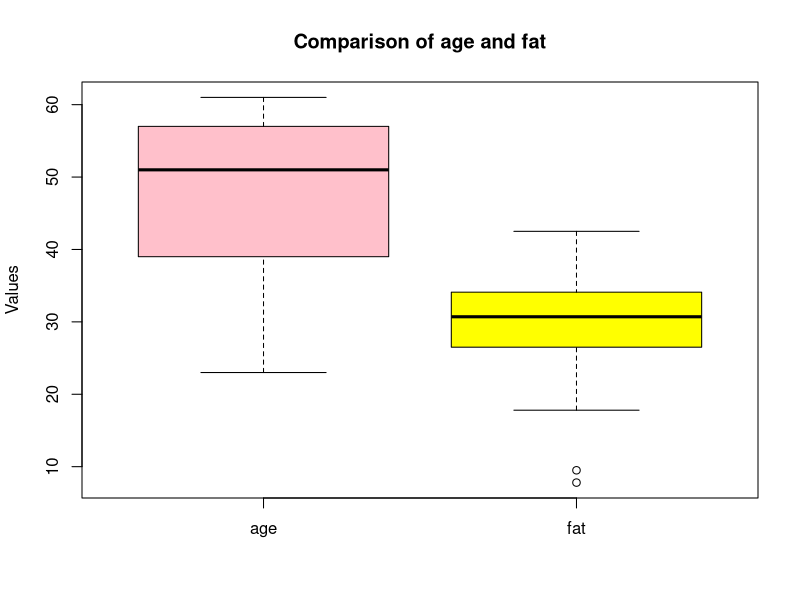
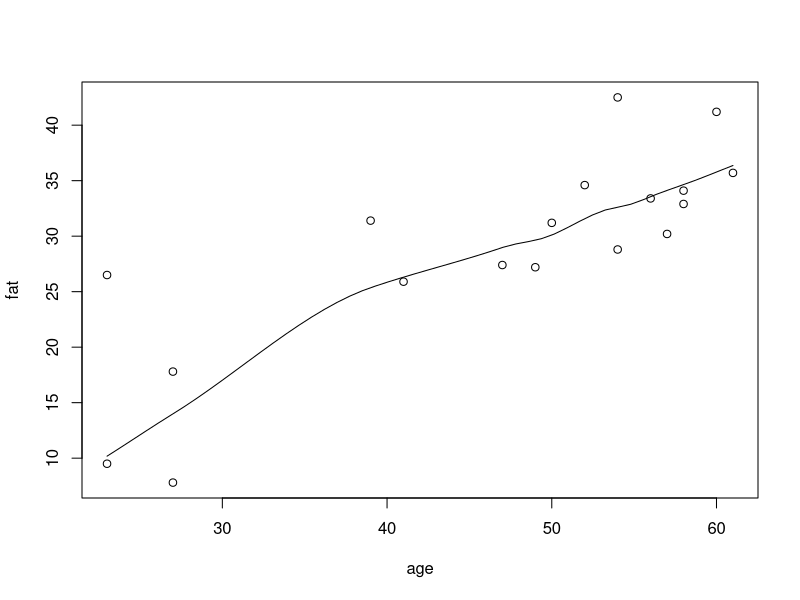
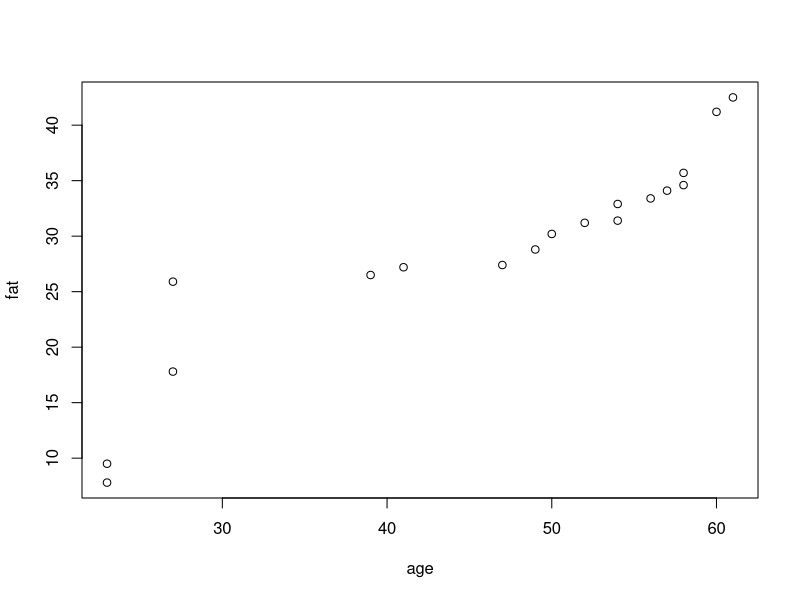

Write the R code that produced these figures, in order.
# age, fat
age<-c(23,23,27,27,39,41,47,49,50,52,54,54,56,57,58,58,60,61)

fat<-c(9.5,26.5,7.8,17.8,31.4,25.9,27.4,27.2,31.2,34.6,42.5,28.8,33.4,30.2,34.1,32.9,41.2,35.7)

meanA <- mean(age)
meanF <- mean(fat)

meanA
meanF

medA <- median(age)
medF <- median(fat)

medA
medF

sdA <- sd(age)
sdF <- sd(fat)

sdA
sdF

boxplot(age,fat,
        names=c("age","fat"),
        main="Comparison of age and fat",
        ylab="Values",
        col=c("pink","yellow"))

scatter.smooth(age,fat)

qqplot(age,fat)
